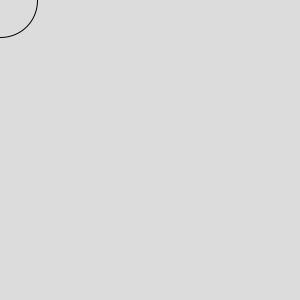
Frame 1 (no input)
Frame 60 (the mouse pressed at the canvas centre just before this capture): identical to frame 1, image omitted
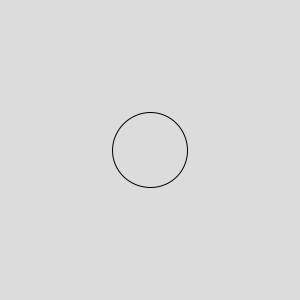
Frame 120 (the mouse held since frame 60 and released just before this capture)

The Processing sketch that drew these frames (run headless with seeded random() and noise(); from frame 60 on, the mouse is pressed at the canvas centre):

// Processing sketch: rect
// ── rect.pde
void setup(){ 
  size(300,300);
  noFill(); 
  }

void draw(){
  background(220);
  ellipse(mouseX,mouseY,75,75);
  }
